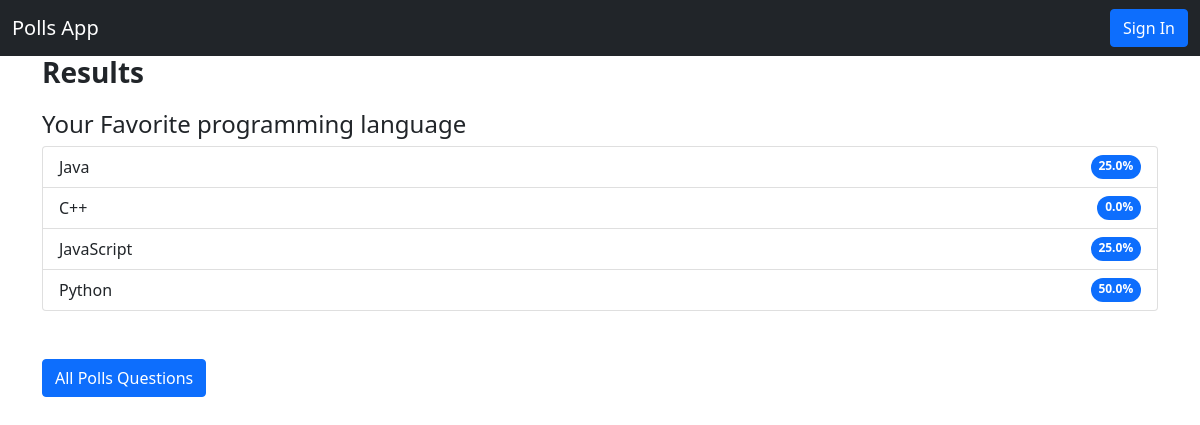
Before: /result/1 with the older database file.
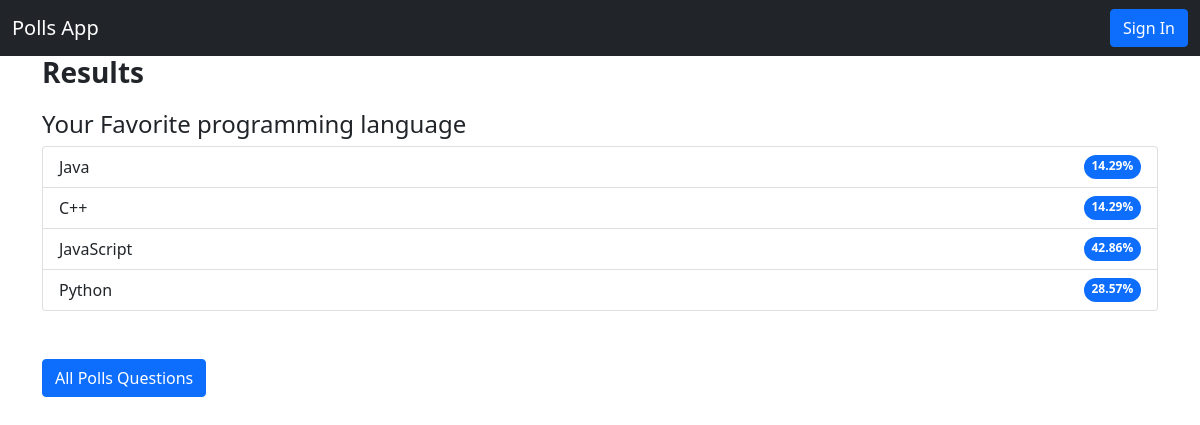
After: the same page with the newer database file.
### pollApp/models.py (models this page shows, shortened)
class Question(models.Model):
    question=models.CharField(max_length=200)
    opt1=models.CharField(max_length=100)
    opt2=models.CharField(max_length=100)
    opt3=models.CharField(max_length=100)
    opt4=models.CharField(max_length=100)
    opt1_cnt=models.IntegerField(default=0)
    opt2_cnt=models.IntegerField(default=0)
    opt3_cnt=models.IntegerField(default=0)
    opt4_cnt=models.IntegerField(default=0)

### pollApp/views.py (the view, shortened to what this page needs)
# urls.py: path('result/<str:id>',views.result,name='result'),
def result(request,id):
    question=Question.objects.filter(id=id)
    poll_que_data=Question.objects.filter(id=id).values_list('question','opt1','opt2','opt3','opt4',
    'opt1_cnt','opt2_cnt','opt3_cnt','opt4_cnt')
    poll_data_list=list(poll_que_data)
    question=poll_data_list[0][0]
    opt1=poll_data_list[0][1]
    opt2=poll_data_list[0][2]
    opt3=poll_data_list[0][3]
    opt4=poll_data_list[0][4]
    opt1_cnt=poll_data_list[0][5]
    opt2_cnt=poll_data_list[0][6]
    opt3_cnt=poll_data_list[0][7]
    opt4_cnt=poll_data_list[0][8]
    total=opt1_cnt+opt2_cnt+opt3_cnt+opt4_cnt
    per1=round(opt1_cnt/total*100,2)
    per2=round(opt2_cnt/total*100,2)
    per3=round(opt3_cnt/total*100,2)
    per4=round(opt4_cnt/total*100,2)
    poll_data={
        'question':question,
        'options':[opt1,opt2,opt3,opt4],
        'vote_per':[per1,per2,per3,per4]
    }
    return render(request,'result.html',{'poll':poll_data,'question':question})

### pollApp/templates/result.html
{% extends 'base.html' %}
{% block body %}
<div class="container">
    <h3 style="margin-bottom: 20px;"><strong>Results</strong></h3>
    <h4>{{ poll.question }}</h4>
    <ul class="list-group">
        {% for option in poll.options %}
        {% for per in poll.vote_per %}
        {% if forloop.counter == forloop.parentloop.counter %}
        <li class="list-group-item d-flex justify-content-between align-item-center">
            {{option}}
            <span class="badge bg-primary rounded-pill">{{ per}}%</span>
        </li>
        {% endif %}
        {% endfor %}
        {% endfor %}
    </ul>
    <div class='my-5'>
        <a href="/all_polls/"><button type="button" class="btn btn-primary">All Polls Questions</button></a>
    </div>
</div>
{% endblock body %}

Changed rows visible on the page:
changed Question "Java": per "25.0" → "14.29"; per "25.0" → "42.86"; per "50.0" → "28.57"
Other visible differences:
list line gone: "C++ 0.0 %"
new list line: "C++ 14.29 %"
